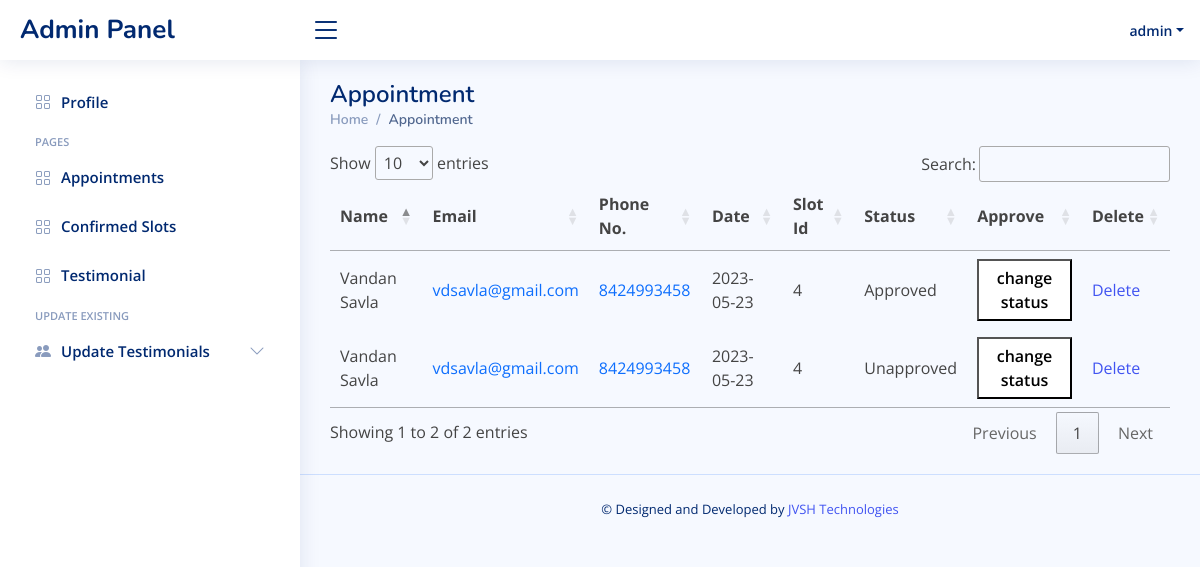
Page /admin/appointment.php (signed in) on the committed database.
### tables this page shows
CREATE TABLE `users` (
  `username` varchar(10) NOT NULL,
  `password` varchar(100) NOT NULL
);

CREATE TABLE `appointments` (
  `id` int(11) NOT NULL,
  `name` varchar(50) NOT NULL,
  `email` varchar(100) NOT NULL,
  `phone` varchar(15) NOT NULL,
  `date` date NOT NULL,
  `slot_id` int(11) NOT NULL,
  `approved` int(11) NOT NULL DEFAULT 0
);

### admin/appointment.php (the view, shortened to what this page needs)
<?php
include("../connect.php");
?>
<!DOCTYPE html>
<html lang="en">
<head>
    <link href="assets/vendor/bootstrap/css/bootstrap.min.css" rel="stylesheet">
    <link href="assets/vendor/bootstrap-icons/bootstrap-icons.css" rel="stylesheet">
    <link href="assets/vendor/boxicons/css/boxicons.min.css" rel="stylesheet">
    <link href="assets/vendor/quill/quill.snow.css" rel="stylesheet">
    <link href="assets/vendor/quill/quill.bubble.css" rel="stylesheet">
    <link href="assets/vendor/remixicon/remixicon.css" rel="stylesheet">
    <link href="assets/vendor/simple-datatables/style.css" rel="stylesheet">
    <link href="//cdn.datatables.net/1.13.4/css/jquery.dataTables.min.css" rel="stylesheet">
    <link href="assets/css/style.css" rel="stylesheet">
</head>
<body>
    <?php
    include("./header.php");
    include("./navbar.php");
    ?>
    <main id="main" class="main">
        <div class="pagetitle">
            <h1>Appointment</h1>
            <nav>
                <ol class="breadcrumb">
                    <li class="breadcrumb-item"><a href="index.php">Home</a></li>
                    <li class="breadcrumb-item active">Appointment</li>
                </ol>
            </nav>
        </div>
        <section class="section profile">
            <div class="row">
                <div class="col-xl-12 col-md-12">
                    <div class="">
                        <div class="">
                            <table id="appointment" cellspacing="2" cellpadding="10">
                                <thead>
                                    <th>Name</th>
                                    <th>Email</th>
                                    <th>Phone No.</th>
                                    <th>Date</th>
                                    <th>Slot Id</th>
                                    <th>Status</th>
                                    <th>Approve</th>
                                    <th>Delete</th>
                                </thead>
                                <tbody>
                                    <?php
                                    $users_all = "select * from appointments";
                                    $res_user = mysqli_query($conn, $users_all);
                                    while ($res = $res_user->fetch_assoc()) {
                                        $res['approved'] = $res['approved'] == 1 ? 'Approved' : 'Unapproved';
                                        echo "
                            <tr>
                                <td>  " . $res['name'] . " </td>
                                <td > <a class='text-primary' href='mailto:" . $res['email'] . "'>  " . $res['email'] . "</a> </td>
                                <td>   <a class='text-primary' href='tel:" . $res['phone'] . "'>  " . $res['phone'] . "</a>  </td>
                                <td>  " . $res['date'] . " </td>
                                <td>  " . $res['slot_id'] . " </td>
                                <td class= " . $res['id'] . ">  " . $res['approved'] . " </td>
                                <td>
                                <button  id= " . $res['id'] . " class='status-btn''>
                                change status
                                </button>
                                </td>
                                <td> <a href='./appointment.php?id=" . $res['id'] . " '> Delete </a> </td>
                              </tr>
                                ";
                                    } ?>
                                </tbody>
                            </table>
                        </div>
                    </div>
                </div>
            </div>
        </section>
    </main>
    <?php include("./footer.php"); ?>
</body>
</html>

### admin/header.php (shortened to what this page needs)
  <?php
  include("../connect.php");
  $sql = "select * from users where username = 'admin'";
  $result = mysqli_query($conn, $sql)->fetch_assoc();
  if ($result) {
$name=$result['username'];
  }
  ?>
  <header id="header" class="header fixed-top d-flex align-items-center">
    <div class="d-flex align-items-center justify-content-between">
      <a href="index.php" class="logo d-flex align-items-center">
        <span class="d-none d-lg-block">Admin Panel</span>
      </a>
      <i class="bi bi-list toggle-sidebar-btn"></i>
    </div>
    <nav class="header-nav ms-auto">
      <ul class="d-flex align-items-center">
        <li class="nav-item dropdown pe-3">
          <a class="nav-link nav-profile d-flex align-items-center pe-0" href="#" data-bs-toggle="dropdown">
            <span class="d d-md-block dropdown-toggle ps-2"><?php echo $name;?></span>
          </a>
        </li>
      </ul>
    </nav>
  </header>

### admin/navbar.php (shortened to what this page needs)
<aside id="sidebar" class="sidebar">
  <ul class="sidebar-nav" id="sidebar-nav">
    <li class="nav-item">
      <a class="nav-link collapsed" href="index.php">
        <i class="bi bi-grid"></i>
        <span>Profile</span>
      </a>
    </li>
    <li class="nav-heading">Pages</li>
    <li class="nav-item">
      <a class="nav-link collapsed" href="appointment.php">
      <i class="bi bi-grid"></i>
        <span>Appointments</span>
      </a>
    </li>
    <li class="nav-item">
      <a class="nav-link collapsed" href="confirmed_slots.php">
      <i class="bi bi-grid"></i>
        <span>Confirmed Slots</span>
      </a>
    </li>
    <li class="nav-item">
      <a class="nav-link collapsed" href="add-testimonials.php">
        <i class="bi bi-grid"></i>
        <span>Testimonial</span>
      </a>
    </li>
    <li class="nav-heading">UPDATE EXISTING</li>
    <li class="nav-item">
      <a class="nav-link collapsed" data-bs-target="#test-nav" data-bs-toggle="collapse" href="#">
        <i class="bi bi-people-fill"></i><span>Update Testimonials</span><i class="bi bi-chevron-down ms-auto"></i>
      </a>
    </li>
  </ul>
</aside>

### admin/footer.php
<footer id="footer" class="footer">
        <div class="credits">
           &copy; Designed and Developed by <a href="https://www.linkedin.com/company/jvsh-technologies/" target="_blank">JVSH Technologies</a>
        </div>
</footer>

### admin/assets/css/style.css (style rules this page uses)
:root { scroll-behavior: smooth; }
body { font-family: "Open Sans", sans-serif; background: #f6f9ff; color: #444444; }
a { color: #4154f1; text-decoration: none; }
h1, h2, h3, h4, h5, h6 { font-family: "Nunito", sans-serif; }
#main { margin-top: 60px; padding: 20px 30px; transition: all 0.3s; }
.pagetitle { margin-bottom: 10px; }
.pagetitle h1 { font-size: 24px; margin-bottom: 0; font-weight: 600; color: #012970; }
.breadcrumb { font-size: 14px; font-family: "Nunito", sans-serif; color: #899bbd; font-weight: 600; }
.breadcrumb a { color: #899bbd; transition: 0.3s; }
.breadcrumb .breadcrumb-item::before { color: #899bbd; }
.breadcrumb .active { color: #51678f; font-weight: 600; }
.logo { line-height: 1; }
@media (min-width: 1200px) { .logo { width: 280px; } }
.logo span { font-size: 26px; font-weight: 700; color: #012970; font-family: "Nunito", sans-serif; }
.header { transition: all 0.5s; z-index: 997; height: 60px; box-shadow: 0px 2px 20px rgba(1, 41, 112, 0.1); background-color: #fff; padding-left: 20px; }
.header .toggle-sidebar-btn { font-size: 32px; padding-left: 10px; cursor: pointer; color: #012970; }
.header-nav ul { list-style: none; }
.header-nav>ul { margin: 0; padding: 0; }
.header-nav .nav-profile { color: #012970; }
.header-nav .nav-profile span { font-size: 14px; font-weight: 600; }
.sidebar { position: fixed; top: 60px; left: 0; bottom: 0; width: 300px; z-index: 996; transition: all 0.3s; padding: 20px; overflow-y: auto; scrollbar-width: thin; scrollbar-color: #aab7cf transparent; box-shadow: 0px 0px 20px rgba(1, 41, 112, 0.1); background-color: #fff; }
@media (min-width: 1200px) { #main, #footer { margin-left: 300px; } }
.sidebar-nav { padding: 0; margin: 0; list-style: none; }
.sidebar-nav li { padding: 0; margin: 0; list-style: none; }
.sidebar-nav .nav-item { margin-bottom: 5px; }
.sidebar-nav .nav-heading { font-size: 11px; text-transform: uppercase; color: #899bbd; font-weight: 600; margin: 10px 0 5px 15px; }
.sidebar-nav .nav-link { display: flex; align-items: center; font-size: 15px; font-weight: 600; color: #4154f1; transition: 0.3; background: #f6f9ff; padding: 10px 15px; border-radius: 4px; }
.sidebar-nav .nav-link i { font-size: 16px; margin-right: 10px; color: #4154f1; }
.sidebar-nav .nav-link.collapsed { color: #012970; background: #fff; }
.sidebar-nav .nav-link.collapsed i { color: #899bbd; }
.sidebar-nav .nav-link .bi-chevron-down { margin-right: 0; transition: transform 0.2s ease-in-out; }
.footer { padding: 20px 0; font-size: 14px; transition: all 0.3s; border-top: 1px solid #cddfff; }
.footer .credits { padding-top: 5px; text-align: center; font-size: 13px; color: #012970; }

### admin/appointment.php (style rules this page uses)
.status-btn { background-color: #fff; padding: 5px 10px; font-weight: 600; cursor: pointer; }

### rows in the picture
users: username "admin"
appointments: name "Vandan Savla", email "vdsavla@gmail.com", phone "8424993458", date "2023-05-23", slot "4", approved "Approved"
appointments: name "Vandan Savla", email "vdsavla@gmail.com", phone "8424993458", date "2023-05-23", slot "4", approved "Unapproved"
